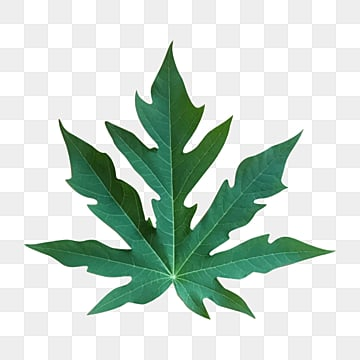
#> input picture PRATIKUM TUGAS/daun_pepaya.jpg, 360 x 360 px
$ python gambar.py
#> lines starting #> are read from the running program, lines starting #| are printed output that depends on the picture; after the words box and inside, x2 and y2 are one past the last pixel; in counts of white or black regions, pixels touching at a corner belong together
import numpy as np
import imageio.v2 as imageio
import matplotlib.pyplot as plt


def show_image(image, title):
    plt.imshow(image)
    plt.title(title)
    plt.axis('off')
    plt.show()


def load_image(image_path):
#> called with image_path = 'daun_pepaya.jpg'
    return imageio.imread(image_path)
#> returned value is the input picture: shape (360, 360, 3); mean R, G, B 199.4, 214.6, 205.3


def get_red_channel(image):
    red_channel = image.copy()
    red_channel[:, :, 1] = 0
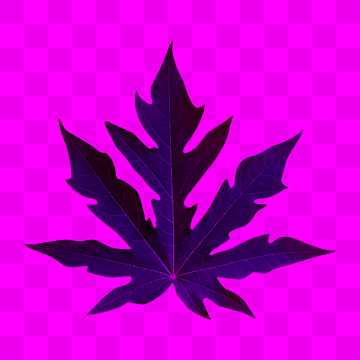
#> red_channel: shape (360, 360, 3); mean R, G, B 199.4, 0, 205.3
    red_channel[:, :, 2] = 0
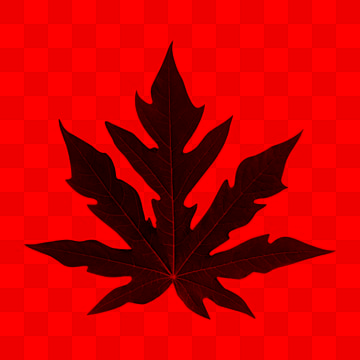
#> red_channel: shape (360, 360, 3); mean R, G, B 199.4, 0, 0
    return red_channel


def get_green_channel(image):
    green_channel = image.copy()
    green_channel[:, :, 0] = 0
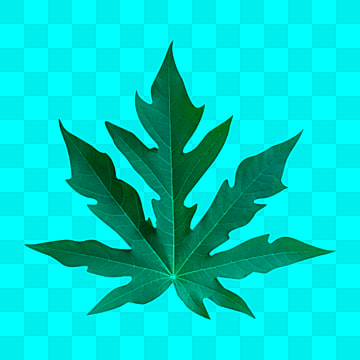
#> green_channel: shape (360, 360, 3); mean R, G, B 0, 214.6, 205.3
    green_channel[:, :, 2] = 0
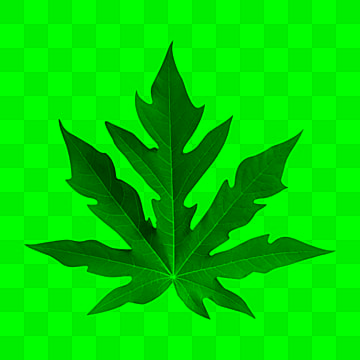
#> green_channel: shape (360, 360, 3); mean R, G, B 0, 214.6, 0
    return green_channel


def get_blue_channel(image):
    blue_channel = image.copy()
    blue_channel[:, :, 0] = 0
    blue_channel[:, :, 1] = 0
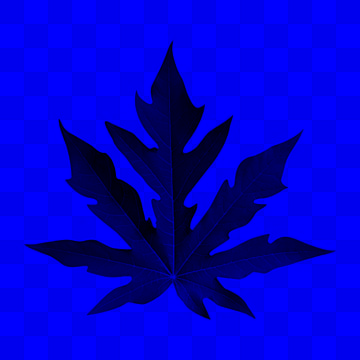
#> blue_channel: shape (360, 360, 3); mean R, G, B 0, 0, 205.3
    return blue_channel


def convert_to_grayscale(image):
    grayscale_image = np.dot(image[..., :3], [0.2989, 0.5870, 0.1140])
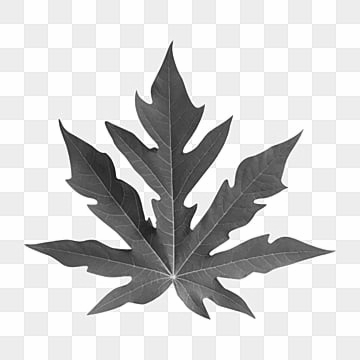
#> grayscale_image: shape (360, 360) float64; min 6.46, max 255, mean 209
    return grayscale_image


def convert_to_binary(image, threshold=128):
#> called with threshold = 128
    grayscale_image = convert_to_grayscale(image)
    binary_image = (grayscale_image > threshold).astype(np.uint8) * 255
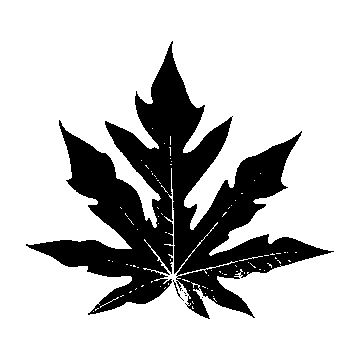
#> binary_image: shape (360, 360); 77.7% white; 6 black regions (4 under 20 px), largest, box (x1, y1, x2, y2) and area: (26, 41, 334, 319) 28844, (173, 280, 184, 301) 29
    return binary_image


image_paths = [
    'daun_pepaya.jpg',
    'daun_singkong.jpg',
    'kenikir.jpg'
]


for image_path in image_paths:
    print(f"Processing: {image_path}")


    image = load_image(image_path)

    red_channel = get_red_channel(image)
    show_image(red_channel, f"Red Channel - {image_path}")

    green_channel = get_green_channel(image)
    show_image(green_channel, f"Green Channel - {image_path}")

    blue_channel = get_blue_channel(image)
    show_image(blue_channel, f"Blue Channel - {image_path}")

    grayscale_image = convert_to_grayscale(image)
    plt.imshow(grayscale_image, cmap='gray')
    plt.title(f"Grayscale Image - {image_path}")
    plt.axis('off')
    plt.show()

    binary_image = convert_to_binary(image, threshold=128)
    plt.imshow(binary_image, cmap='gray')
    plt.title(f"Binary (Threshold) Image - {image_path}")
    plt.axis('off')
    plt.show()
#> pass 2 of the loop `for image_path in image_paths:`:
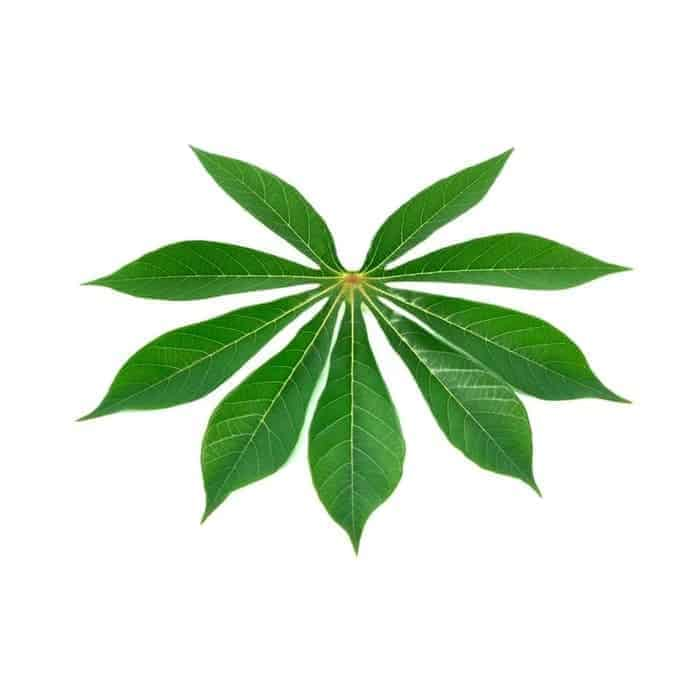
#> input picture PRATIKUM TUGAS/daun_singkong.jpg, 700 x 700 px
#> in load_image, returned value is the input picture: shape (700, 700, 3); mean R, G, B 216.7, 230.3, 212.8
#> in get_blue_channel (call 2), `blue_channel[:, :, 1] = 0`:
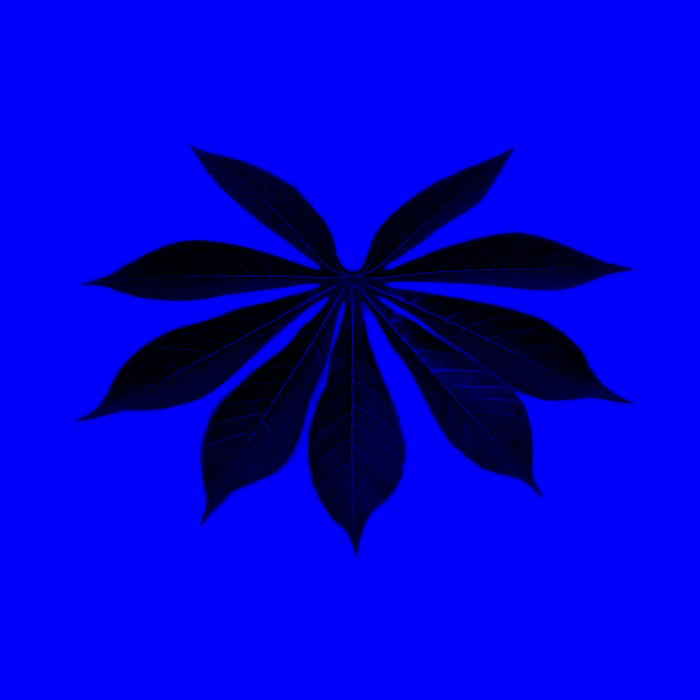
#> blue_channel: shape (700, 700, 3); mean R, G, B 0, 0, 212.8
#> grayscale_image: shape (700, 700) float64
#> in convert_to_binary (call 2), `binary_image = (grayscale_image > threshold).astype(np.uint8) * 255`:
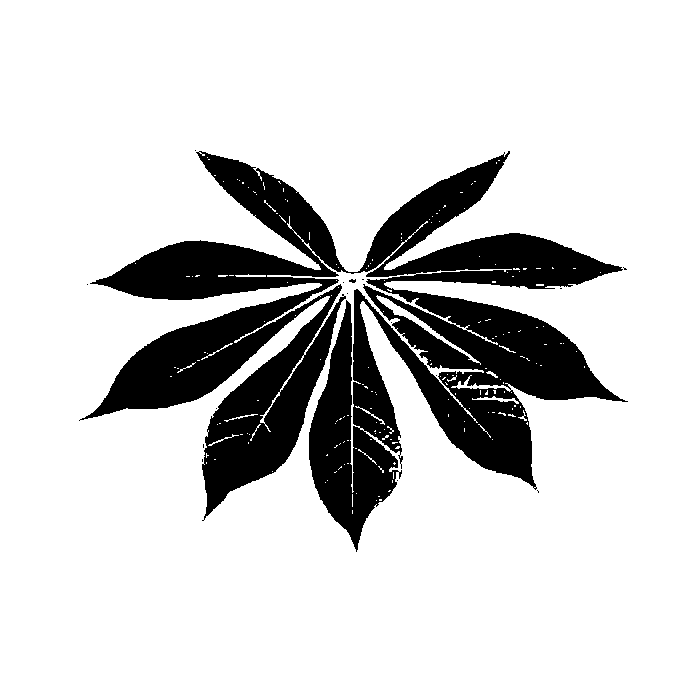
#> binary_image: shape (700, 700); 82.6% white; 16 black regions (14 under 20 px), largest, box (x1, y1, x2, y2) and area: (79, 151, 628, 552) 84997, (349, 279, 356, 283) 20
#> pass 3 of the loop `for image_path in image_paths:`:
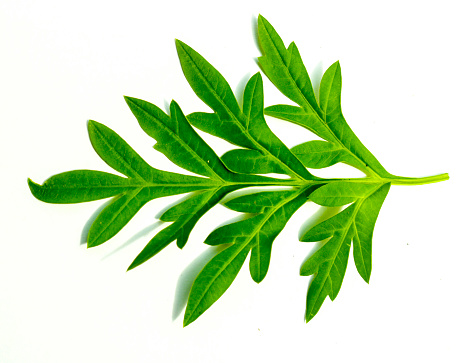
#> input picture PRATIKUM TUGAS/kenikir.jpg, 476 x 363 px
#> in load_image, returned value is the input picture: shape (363, 476, 3); mean R, G, B 201.1, 226.4, 186.1
#> in get_blue_channel (call 3), `blue_channel[:, :, 1] = 0`:
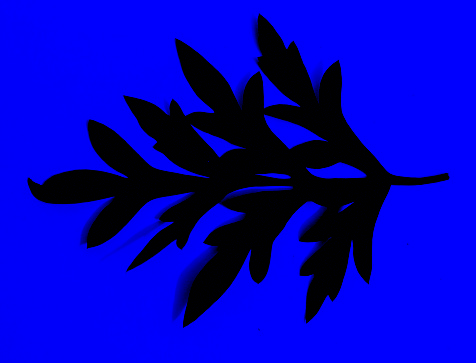
#> blue_channel: shape (363, 476, 3); mean R, G, B 0, 0, 186.1
#> grayscale_image: shape (363, 476) float64
#> in convert_to_binary (call 3), `binary_image = (grayscale_image > threshold).astype(np.uint8) * 255`:
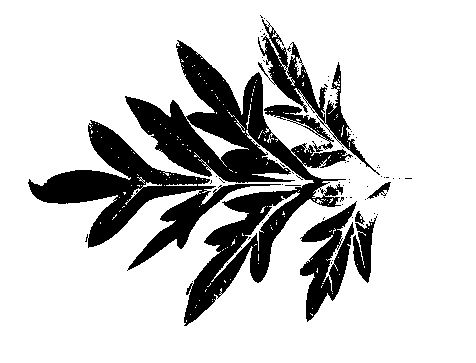
#> binary_image: shape (363, 476); 79.8% white; 75 black regions (67 under 20 px), largest, box (x1, y1, x2, y2) and area: (125, 40, 353, 326) 17517, (28, 120, 281, 271) 9367, (258, 19, 380, 175) 3043
